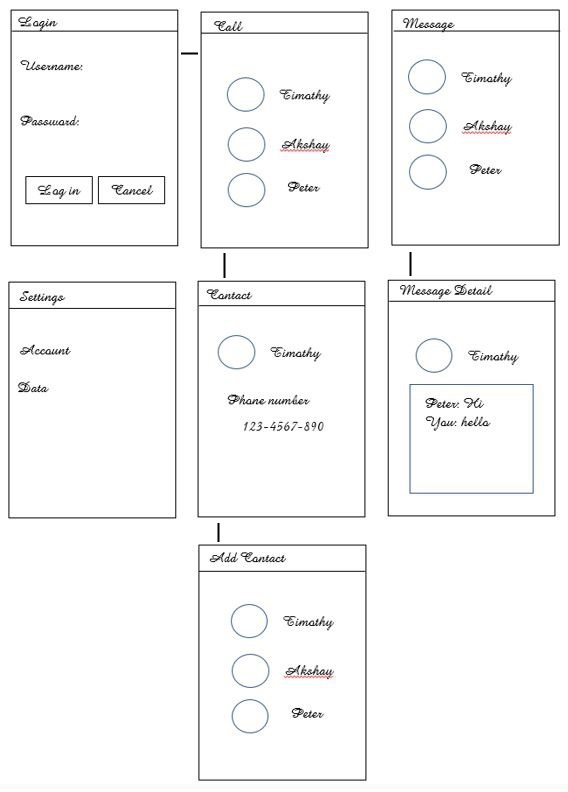
#> input picture SketchToApp/Capture7.JPG, 568 x 792 px, found by its file name
$ python hough2.py
#> lines starting #> are read from the running program, lines starting #| are printed output that depends on the picture
# -*- coding: utf-8 -*-
"""
Created on Sun Nov  4 10:00:08 2018

@author: vo00timo
"""

import cv2
import numpy as np
import math
#import isect_segments_bentley_ottmann.poly_point_isect as bot

def Distance(aLine):

    return math.sqrt(math.pow((aLine[0][2]-aLine[0][0]),2) + math.pow((aLine[0][3]-aLine[0][1]),2) )


img = cv2.imread('Capture7.jpg')
#> img is the input picture: shape (792, 568, 3); mean B, G, R 247.8, 247.9, 247.8
gray = cv2.cvtColor(img,cv2.COLOR_BGR2GRAY)

kernel_size = 5
blur_gray = cv2.GaussianBlur(gray,(kernel_size, kernel_size),0)

low_threshold = 50
high_threshold = 150
edges = cv2.Canny(blur_gray, low_threshold, high_threshold)
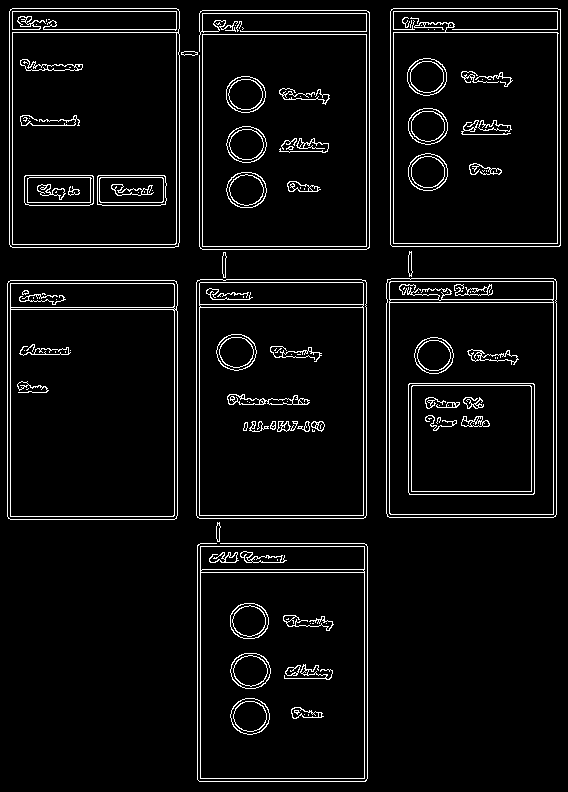
#> edges: shape (792, 568); 5.2% white in thin lines or dots

rho = 1  # distance resolution in pixels of the Hough grid
theta = np.pi / 180  # angular resolution in radians of the Hough grid
threshold = 15  # minimum number of votes (intersections in Hough grid cell)
min_line_length = 10  # minimum number of pixels making up a line
max_line_gap = 10  # maximum gap in pixels between connectable line segments
line_image = np.copy(img) * 0  # creating a blank to draw lines on
#> line_image: shape (792, 568, 3); every value is 0

# Run Hough on edge detected image
# Output "lines" is an array containing endpoints of detected line segments
lines = cv2.HoughLinesP(edges, rho, theta, threshold, np.array([]),
                    min_line_length, max_line_gap)
#> lines = 435 rows, first 6: [560, 245, 560, 9], [392, 246, 559, 246], [199, 518, 199, 280], [390, 244, 390, 11], [366, 515, 366, 282], [553, 517, 553, 278]
#print(lines)
points=[]
for line in lines:
    #print(Distance(line))
    if (Distance(line)<25):
         for x1, y1, x2, y2 in line:
            points.append(((x1 + 0.0, y1 + 0.0), (x2 + 0.0, y2 + 0.0)))
            cv2.line(line_image, (x1, y1), (x2, y2), (255, 0, 0), 5)
#> this loop made 435 passes
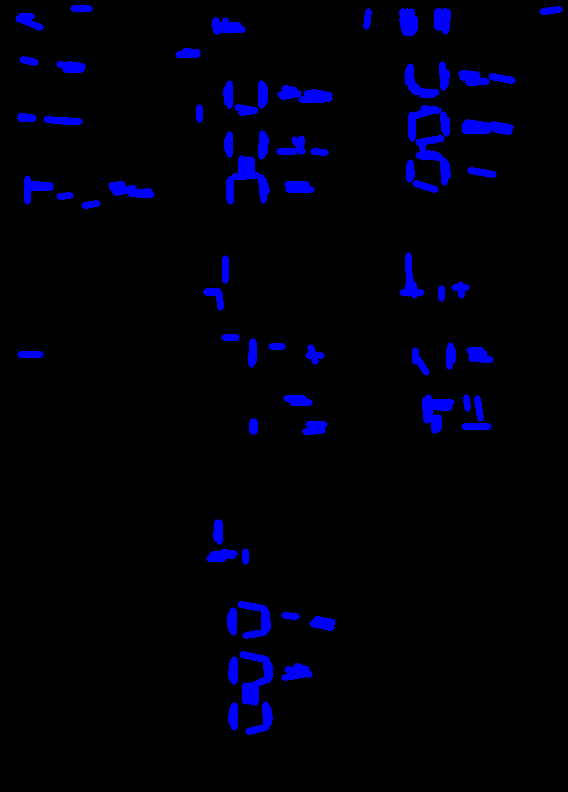
#> line_image: shape (792, 568, 3); mean B, G, R 11, 0, 0
#> after the loop, points = 205 items

lines_edges = cv2.addWeighted(img, 0.8, line_image, 1, 0)
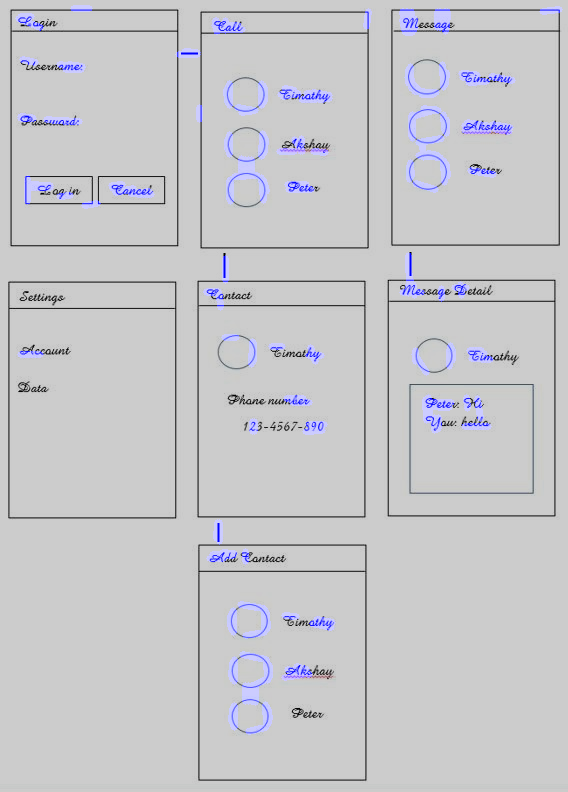
#> lines_edges: shape (792, 568, 3); mean B, G, R 201.8, 198.3, 198.2
print(lines_edges.shape)
#| (792, 568, 3)
cv2.imwrite('line_parking.png', lines_edges)
    # [11 lines of commented-out code are left out]

$ run again, with SketchToApp/Capture3.JPG copied over SketchToApp/Capture7.JPG
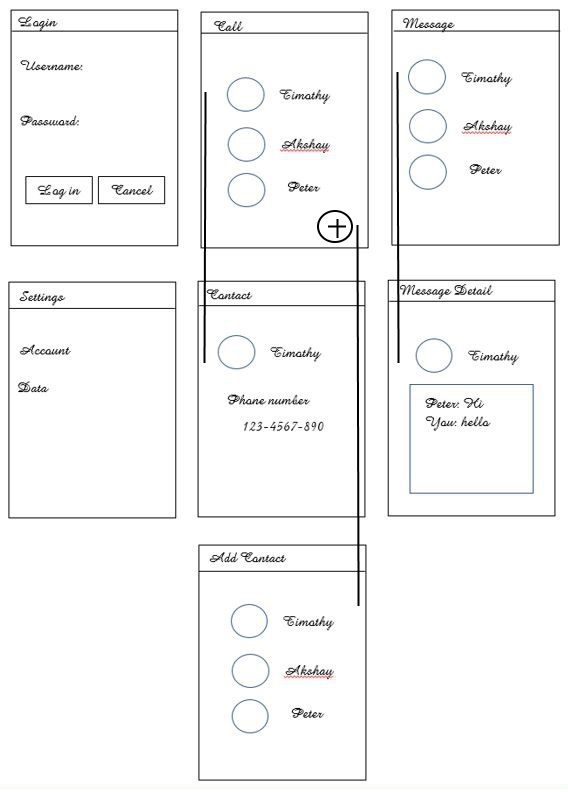
#> input picture SketchToApp/Capture3.JPG, 568 x 792 px, found by its file name
#> img is the input picture: shape (792, 568, 3); mean B, G, R 246.7, 246.7, 246.6
#> edges: shape (792, 568); 5.6% white in thin lines or dots
#> lines = 398 rows, first 6: [7, 307, 176, 307], [199, 246, 369, 246], [556, 321, 556, 281], [9, 32, 178, 32], [393, 8, 557, 8], [560, 245, 560, 9]
#> the loop `for line in lines:` made 398 passes
#> after the loop `for line in lines:`:
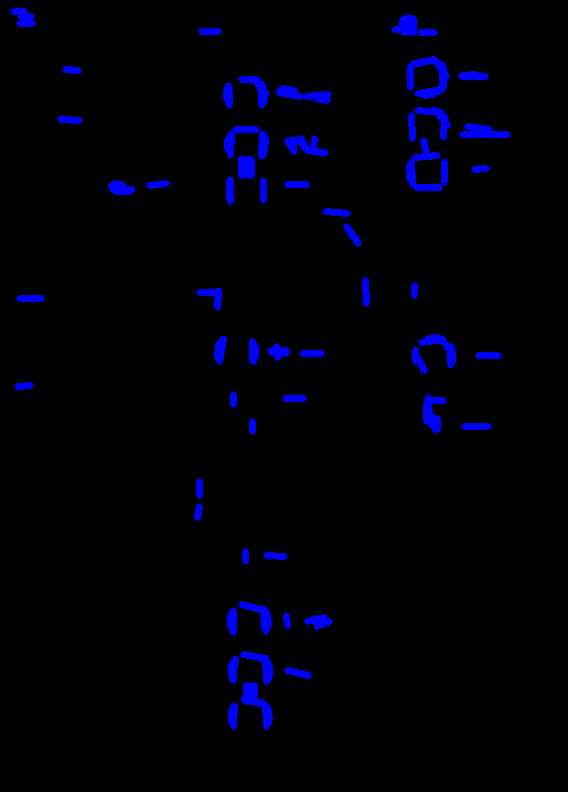
#> line_image: shape (792, 568, 3); mean B, G, R 8.7, 0, 0
#> after the loop `for line in lines:`: points = 161 items
#> `lines_edges = cv2.addWeighted(img, 0.8, line_image, 1, 0)`:
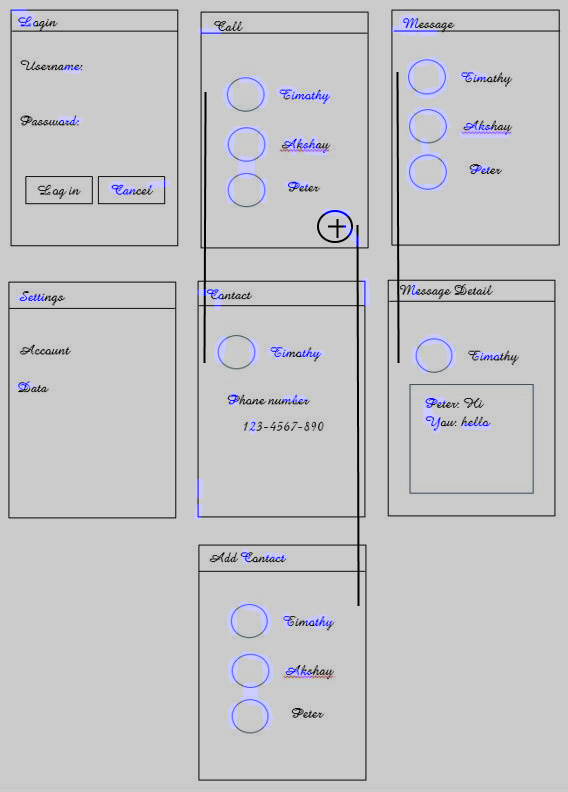
#> lines_edges: shape (792, 568, 3); mean B, G, R 200.1, 197.4, 197.3
#| (792, 568, 3)
